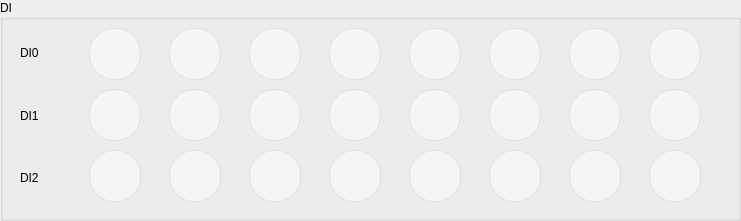
    <widget class="QGroupBox" name="groupBox_8">
     <property name="geometry">
      <rect>
       <x>750</x>
       <y>10</y>
       <width>741</width>
       <height>221</height>
      </rect>
     </property>
     <property name="title">
      <string>DI</string>
     </property>
     <widget class="QWidget" name="layoutWidget">
      <property name="geometry">
       <rect>
        <x>67</x>
        <y>25</y>
        <width>661</width>
        <height>181</height>
       </rect>
      </property>
      <layout class="QGridLayout" name="gridLayout_4">
       <item row="1" column="1">
        <widget class="QPushButton" name="pushButton_58">
         <property name="enabled">
          <bool>false</bool>
         </property>
         <property name="styleSheet">
          <string notr="true">QPushButton {
    /* 基础样式：浅灰圆形 */
    background-color: #f5f5f5;
    border: 1px solid #e0e0e0;
    border-radius: 25px;       /* 圆形关键：宽高相等时，半径设为一半 */
    min-width: 50px;
    min-height: 50px;
    max-width: 50px;
    max-height: 50px;
    font-size: 12px;
    color: #333333;            /* 文字颜色 */
}

/* 悬停状态：鼠标放上去时轻微变灰 */
QPushButton:hover {
    background-color: #e8e8e8;
    border: 1px solid #bdbdbd;
}


QPushButton:checked {
    background-color: #4caf50; /* 主绿色 */
    border: 1px solid #388e3c; /* 深绿色边框 */
    color: #ffffff;            /* 文字变白，更醒目 */
}

QPushButton:checked:hover {
    background-color: #388e3c;
}</string>
         </property>
         <property name="text">
          <string/>
         </property>
        </widget>
       </item>
       <item row="1" column="5">
        <widget class="QPushButton" name="pushButton_62">
         <property name="enabled">
          <bool>false</bool>
         </property>
         <property name="styleSheet">
          <string notr="true">QPushButton {
    /* 基础样式：浅灰圆形 */
    background-color: #f5f5f5;
    border: 1px solid #e0e0e0;
    border-radius: 25px;       /* 圆形关键：宽高相等时，半径设为一半 */
    min-width: 50px;
    min-height: 50px;
    max-width: 50px;
    max-height: 50px;
    font-size: 12px;
    color: #333333;            /* 文字颜色 */
}

/* 悬停状态：鼠标放上去时轻微变灰 */
QPushButton:hover {
    background-color: #e8e8e8;
    border: 1px solid #bdbdbd;
}


QPushButton:checked {
    background-color: #4caf50; /* 主绿色 */
    border: 1px solid #388e3c; /* 深绿色边框 */
    color: #ffffff;            /* 文字变白，更醒目 */
}

QPushButton:checked:hover {
    background-color: #388e3c;
}</string>
         </property>
         <property name="text">
          <string/>
         </property>
        </widget>
       </item>
       <item row="0" column="1">
        <widget class="QPushButton" name="pushButton_51">
         <property name="enabled">
          <bool>false</bool>
         </property>
         <property name="styleSheet">
          <string notr="true">QPushButton {
    /* 基础样式：浅灰圆形 */
    background-color: #f5f5f5;
    border: 1px solid #e0e0e0;
    border-radius: 25px;       /* 圆形关键：宽高相等时，半径设为一半 */
    min-width: 50px;
    min-height: 50px;
    max-width: 50px;
    max-height: 50px;
    font-size: 12px;
    color: #333333;            /* 文字颜色 */
}

/* 悬停状态：鼠标放上去时轻微变灰 */
QPushButton:hover {
    background-color: #e8e8e8;
    border: 1px solid #bdbdbd;
}


QPushButton:checked {
    background-color: #4caf50; /* 主绿色 */
    border: 1px solid #388e3c; /* 深绿色边框 */
    color: #ffffff;            /* 文字变白，更醒目 */
}

QPushButton:checked:hover {
    background-color: #388e3c;
}</string>
         </property>
         <property name="text">
          <string/>
         </property>
        </widget>
       </item>
       <item row="2" column="3">
        <widget class="QPushButton" name="pushButton_68">
         <property name="enabled">
          <bool>false</bool>
         </property>
         <property name="styleSheet">
          <string notr="true">QPushButton {
    /* 基础样式：浅灰圆形 */
    background-color: #f5f5f5;
    border: 1px solid #e0e0e0;
    border-radius: 25px;       /* 圆形关键：宽高相等时，半径设为一半 */
    min-width: 50px;
    min-height: 50px;
    max-width: 50px;
    max-height: 50px;
    font-size: 12px;
    color: #333333;            /* 文字颜色 */
}

/* 悬停状态：鼠标放上去时轻微变灰 */
QPushButton:hover {
    background-color: #e8e8e8;
    border: 1px solid #bdbdbd;
}


QPushButton:checked {
    background-color: #4caf50; /* 主绿色 */
    border: 1px solid #388e3c; /* 深绿色边框 */
    color: #ffffff;            /* 文字变白，更醒目 */
}

QPushButton:checked:hover {
    background-color: #388e3c;
}</string>
         </property>
         <property name="text">
          <string/>
         </property>
        </widget>
       </item>
       <item row="0" column="2">
        <widget class="QPushButton" name="pushButton_53">
         <property name="enabled">
          <bool>false</bool>
         </property>
         <property name="styleSheet">
          <string notr="true">QPushButton {
    /* 基础样式：浅灰圆形 */
    background-color: #f5f5f5;
    border: 1px solid #e0e0e0;
    border-radius: 25px;       /* 圆形关键：宽高相等时，半径设为一半 */
    min-width: 50px;
    min-height: 50px;
    max-width: 50px;
    max-height: 50px;
    font-size: 12px;
    color: #333333;            /* 文字颜色 */
}

/* 悬停状态：鼠标放上去时轻微变灰 */
QPushButton:hover {
    background-color: #e8e8e8;
    border: 1px solid #bdbdbd;
}


QPushButton:checked {
    background-color: #4caf50; /* 主绿色 */
    border: 1px solid #388e3c; /* 深绿色边框 */
    color: #ffffff;            /* 文字变白，更醒目 */
}

QPushButton:checked:hover {
    background-color: #388e3c;
}</string>
         </property>
         <property name="text">
          <string/>
         </property>
        </widget>
       </item>
       <item row="1" column="3">
        <widget class="QPushButton" name="pushButton_60">
         <property name="styleSheet">
          <string notr="true">QPushButton {
    /* 基础样式：浅灰圆形 */
    background-color: #f5f5f5;
    border: 1px solid #e0e0e0;
    border-radius: 25px;       /* 圆形关键：宽高相等时，半径设为一半 */
    min-width: 50px;
    min-height: 50px;
    max-width: 50px;
    max-height: 50px;
    font-size: 12px;
    color: #333333;            /* 文字颜色 */
}

/* 悬停状态：鼠标放上去时轻微变灰 */
QPushButton:hover {
    background-color: #e8e8e8;
    border: 1px solid #bdbdbd;
}


QPushButton:checked {
    background-color: #4caf50; /* 主绿色 */
    border: 1px solid #388e3c; /* 深绿色边框 */
    color: #ffffff;            /* 文字变白，更醒目 */
}

QPushButton:checked:hover {
    background-color: #388e3c;
}</string>
         </property>
         <property name="text">
          <string/>
         </property>
        </widget>
       </item>
       <item row="2" column="7">
        <widget class="QPushButton" name="pushButton_72">
         <property name="enabled">
          <bool>false</bool>
         </property>
         <property name="styleSheet">
          <string notr="true">QPushButton {
    /* 基础样式：浅灰圆形 */
    background-color: #f5f5f5;
    border: 1px solid #e0e0e0;
    border-radius: 25px;       /* 圆形关键：宽高相等时，半径设为一半 */
    min-width: 50px;
    min-height: 50px;
    max-width: 50px;
    max-height: 50px;
    font-size: 12px;
    color: #333333;            /* 文字颜色 */
}

/* 悬停状态：鼠标放上去时轻微变灰 */
QPushButton:hover {
    background-color: #e8e8e8;
    border: 1px solid #bdbdbd;
}


QPushButton:checked {
    background-color: #4caf50; /* 主绿色 */
    border: 1px solid #388e3c; /* 深绿色边框 */
    color: #ffffff;            /* 文字变白，更醒目 */
}

QPushButton:checked:hover {
    background-color: #388e3c;
}</string>
         </property>
         <property name="text">
          <string/>
         </property>
        </widget>
       </item>
       <item row="0" column="3">
        <widget class="QPushButton" name="pushButton_54">
         <property name="enabled">
          <bool>false</bool>
         </property>
         <property name="styleSheet">
          <string notr="true">QPushButton {
    /* 基础样式：浅灰圆形 */
    background-color: #f5f5f5;
    border: 1px solid #e0e0e0;
    border-radius: 25px;       /* 圆形关键：宽高相等时，半径设为一半 */
    min-width: 50px;
    min-height: 50px;
    max-width: 50px;
    max-height: 50px;
    font-size: 12px;
    color: #333333;            /* 文字颜色 */
}

/* 悬停状态：鼠标放上去时轻微变灰 */
QPushButton:hover {
    background-color: #e8e8e8;
    border: 1px solid #bdbdbd;
}


QPushButton:checked {
    background-color: #4caf50; /* 主绿色 */
    border: 1px solid #388e3c; /* 深绿色边框 */
    color: #ffffff;            /* 文字变白，更醒目 */
}

QPushButton:checked:hover {
    background-color: #388e3c;
}</string>
         </property>
         <property name="text">
          <string/>
         </property>
        </widget>
       </item>
       <item row="0" column="7">
        <widget class="QPushButton" name="pushButton_50">
         <property name="enabled">
          <bool>false</bool>
         </property>
         <property name="styleSheet">
          <string notr="true">QPushButton {
    /* 基础样式：浅灰圆形 */
    background-color: #f5f5f5;
    border: 1px solid #e0e0e0;
    border-radius: 25px;       /* 圆形关键：宽高相等时，半径设为一半 */
    min-width: 50px;
    min-height: 50px;
    max-width: 50px;
    max-height: 50px;
    font-size: 12px;
    color: #333333;            /* 文字颜色 */
}

/* 悬停状态：鼠标放上去时轻微变灰 */
QPushButton:hover {
    background-color: #e8e8e8;
    border: 1px solid #bdbdbd;
}


QPushButton:checked {
    background-color: #4caf50; /* 主绿色 */
    border: 1px solid #388e3c; /* 深绿色边框 */
    color: #ffffff;            /* 文字变白，更醒目 */
}

QPushButton:checked:hover {
    background-color: #388e3c;
}</string>
         </property>
         <property name="text">
          <string/>
         </property>
        </widget>
       </item>
       <item row="1" column="7">
        <widget class="QPushButton" name="pushButton_64">
         <property name="enabled">
          <bool>false</bool>
         </property>
         <property name="styleSheet">
          <string notr="true">QPushButton {
    /* 基础样式：浅灰圆形 */
    background-color: #f5f5f5;
    border: 1px solid #e0e0e0;
    border-radius: 25px;       /* 圆形关键：宽高相等时，半径设为一半 */
    min-width: 50px;
    min-height: 50px;
    max-width: 50px;
    max-height: 50px;
    font-size: 12px;
    color: #333333;            /* 文字颜色 */
}

/* 悬停状态：鼠标放上去时轻微变灰 */
QPushButton:hover {
    background-color: #e8e8e8;
    border: 1px solid #bdbdbd;
}


QPushButton:checked {
    background-color: #4caf50; /* 主绿色 */
    border: 1px solid #388e3c; /* 深绿色边框 */
    color: #ffffff;            /* 文字变白，更醒目 */
}

QPushButton:checked:hover {
    background-color: #388e3c;
}</string>
         </property>
         <property name="text">
          <string/>
         </property>
        </widget>
       </item>
       <item row="2" column="6">
        <widget class="QPushButton" name="pushButton_71">
         <property name="enabled">
          <bool>false</bool>
         </property>
         <property name="styleSheet">
          <string notr="true">QPushButton {
    /* 基础样式：浅灰圆形 */
    background-color: #f5f5f5;
    border: 1px solid #e0e0e0;
    border-radius: 25px;       /* 圆形关键：宽高相等时，半径设为一半 */
    min-width: 50px;
    min-height: 50px;
    max-width: 50px;
    max-height: 50px;
    font-size: 12px;
    color: #333333;            /* 文字颜色 */
}

/* 悬停状态：鼠标放上去时轻微变灰 */
QPushButton:hover {
    background-color: #e8e8e8;
    border: 1px solid #bdbdbd;
}


QPushButton:checked {
    background-color: #4caf50; /* 主绿色 */
    border: 1px solid #388e3c; /* 深绿色边框 */
    color: #ffffff;            /* 文字变白，更醒目 */
}

QPushButton:checked:hover {
    background-color: #388e3c;
}</string>
         </property>
         <property name="text">
          <string/>
         </property>
        </widget>
       </item>
       <item row="1" column="0">
        <widget class="QPushButton" name="pushButton_57">
         <property name="enabled">
          <bool>false</bool>
         </property>
         <property name="styleSheet">
          <string notr="true">QPushButton {
    /* 基础样式：浅灰圆形 */
    background-color: #f5f5f5;
    border: 1px solid #e0e0e0;
    border-radius: 25px;       /* 圆形关键：宽高相等时，半径设为一半 */
    min-width: 50px;
    min-height: 50px;
    max-width: 50px;
    max-height: 50px;
    font-size: 12px;
    color: #333333;            /* 文字颜色 */
}

/* 悬停状态：鼠标放上去时轻微变灰 */
QPushButton:hover {
    background-color: #e8e8e8;
    border: 1px solid #bdbdbd;
}


QPushButton:checked {
    background-color: #4caf50; /* 主绿色 */
    border: 1px solid #388e3c; /* 深绿色边框 */
    color: #ffffff;            /* 文字变白，更醒目 */
}

QPushButton:checked:hover {
    background-color: #388e3c;
}</string>
         </property>
         <property name="text">
          <string/>
         </property>
        </widget>
       </item>
       <item row="2" column="2">
        <widget class="QPushButton" name="pushButton_67">
         <property name="enabled">
          <bool>false</bool>
         </property>
         <property name="styleSheet">
          <string notr="true">QPushButton {
    /* 基础样式：浅灰圆形 */
    background-color: #f5f5f5;
    border: 1px solid #e0e0e0;
    border-radius: 25px;       /* 圆形关键：宽高相等时，半径设为一半 */
    min-width: 50px;
    min-height: 50px;
    max-width: 50px;
    max-height: 50px;
    font-size: 12px;
    color: #333333;            /* 文字颜色 */
}

/* 悬停状态：鼠标放上去时轻微变灰 */
QPushButton:hover {
    background-color: #e8e8e8;
    border: 1px solid #bdbdbd;
}


QPushButton:checked {
    background-color: #4caf50; /* 主绿色 */
    border: 1px solid #388e3c; /* 深绿色边框 */
    color: #ffffff;            /* 文字变白，更醒目 */
}

QPushButton:checked:hover {
    background-color: #388e3c;
}</string>
         </property>
         <property name="text">
          <string/>
         </property>
        </widget>
       </item>
       <item row="0" column="4">
        <widget class="QPushButton" name="pushButton_56">
         <property name="enabled">
          <bool>false</bool>
         </property>
         <property name="styleSheet">
          <string notr="true">QPushButton {
    /* 基础样式：浅灰圆形 */
    background-color: #f5f5f5;
    border: 1px solid #e0e0e0;
    border-radius: 25px;       /* 圆形关键：宽高相等时，半径设为一半 */
    min-width: 50px;
    min-height: 50px;
    max-width: 50px;
    max-height: 50px;
    font-size: 12px;
    color: #333333;            /* 文字颜色 */
}

/* 悬停状态：鼠标放上去时轻微变灰 */
QPushButton:hover {
    background-color: #e8e8e8;
    border: 1px solid #bdbdbd;
}


QPushButton:checked {
    background-color: #4caf50; /* 主绿色 */
    border: 1px solid #388e3c; /* 深绿色边框 */
    color: #ffffff;            /* 文字变白，更醒目 */
}

QPushButton:checked:hover {
    background-color: #388e3c;
}</string>
         </property>
         <property name="text">
          <string/>
         </property>
        </widget>
       </item>
       <item row="2" column="5">
        <widget class="QPushButton" name="pushButton_70">
         <property name="enabled">
          <bool>false</bool>
         </property>
         <property name="styleSheet">
          <string notr="true">QPushButton {
    /* 基础样式：浅灰圆形 */
    background-color: #f5f5f5;
    border: 1px solid #e0e0e0;
    border-radius: 25px;       /* 圆形关键：宽高相等时，半径设为一半 */
    min-width: 50px;
    min-height: 50px;
    max-width: 50px;
    max-height: 50px;
    font-size: 12px;
    color: #333333;            /* 文字颜色 */
}

/* 悬停状态：鼠标放上去时轻微变灰 */
QPushButton:hover {
    background-color: #e8e8e8;
    border: 1px solid #bdbdbd;
}


QPushButton:checked {
    background-color: #4caf50; /* 主绿色 */
    border: 1px solid #388e3c; /* 深绿色边框 */
    color: #ffffff;            /* 文字变白，更醒目 */
}

QPushButton:checked:hover {
    background-color: #388e3c;
}</string>
         </property>
         <property name="text">
          <string/>
         </property>
        </widget>
       </item>
       <item row="0" column="5">
        <widget class="QPushButton" name="pushButton_55">
         <property name="enabled">
          <bool>false</bool>
         </property>
         <property name="styleSheet">
          <string notr="true">QPushButton {
    /* 基础样式：浅灰圆形 */
    background-color: #f5f5f5;
    border: 1px solid #e0e0e0;
    border-radius: 25px;       /* 圆形关键：宽高相等时，半径设为一半 */
    min-width: 50px;
    min-height: 50px;
    max-width: 50px;
    max-height: 50px;
    font-size: 12px;
    color: #333333;            /* 文字颜色 */
}

/* 悬停状态：鼠标放上去时轻微变灰 */
QPushButton:hover {
    background-color: #e8e8e8;
    border: 1px solid #bdbdbd;
}


QPushButton:checked {
    background-color: #4caf50; /* 主绿色 */
    border: 1px solid #388e3c; /* 深绿色边框 */
    color: #ffffff;            /* 文字变白，更醒目 */
}

QPushButton:checked:hover {
    background-color: #388e3c;
}</string>
         </property>
         <property name="text">
          <string/>
         </property>
        </widget>
       </item>
       <item row="0" column="0">
        <widget class="QPushButton" name="pushButton_49">
         <property name="enabled">
          <bool>false</bool>
         </property>
         <property name="styleSheet">
          <string notr="true">QPushButton {
    /* 基础样式：浅灰圆形 */
    background-color: #f5f5f5;
    border: 1px solid #e0e0e0;
    border-radius: 25px;       /* 圆形关键：宽高相等时，半径设为一半 */
    min-width: 50px;
    min-height: 50px;
    max-width: 50px;
    max-height: 50px;
    font-size: 12px;
    color: #333333;            /* 文字颜色 */
}

/* 悬停状态：鼠标放上去时轻微变灰 */
QPushButton:hover {
    background-color: #e8e8e8;
    border: 1px solid #bdbdbd;
}


QPushButton:checked {
    background-color: #4caf50; /* 主绿色 */
    border: 1px solid #388e3c; /* 深绿色边框 */
    color: #ffffff;            /* 文字变白，更醒目 */
}

QPushButton:checked:hover {
    background-color: #388e3c;
}</string>
         </property>
         <property name="text">
          <string/>
         </property>
        </widget>
       </item>
       <item row="0" column="6">
        <widget class="QPushButton" name="pushButton_52">
         <property name="enabled">
          <bool>false</bool>
         </property>
         <property name="styleSheet">
          <string notr="true">QPushButton {
    /* 基础样式：浅灰圆形 */
    background-color: #f5f5f5;
    border: 1px solid #e0e0e0;
    border-radius: 25px;       /* 圆形关键：宽高相等时，半径设为一半 */
    min-width: 50px;
    min-height: 50px;
    max-width: 50px;
    max-height: 50px;
    font-size: 12px;
    color: #333333;            /* 文字颜色 */
}

/* 悬停状态：鼠标放上去时轻微变灰 */
QPushButton:hover {
    background-color: #e8e8e8;
    border: 1px solid #bdbdbd;
}


QPushButton:checked {
    background-color: #4caf50; /* 主绿色 */
    border: 1px solid #388e3c; /* 深绿色边框 */
    color: #ffffff;            /* 文字变白，更醒目 */
}

QPushButton:checked:hover {
    background-color: #388e3c;
}</string>
         </property>
         <property name="text">
          <string/>
         </property>
        </widget>
       </item>
       <item row="1" column="2">
        <widget class="QPushButton" name="pushButton_59">
         <property name="enabled">
          <bool>false</bool>
         </property>
         <property name="styleSheet">
          <string notr="true">QPushButton {
    /* 基础样式：浅灰圆形 */
    background-color: #f5f5f5;
    border: 1px solid #e0e0e0;
    border-radius: 25px;       /* 圆形关键：宽高相等时，半径设为一半 */
    min-width: 50px;
    min-height: 50px;
    max-width: 50px;
    max-height: 50px;
    font-size: 12px;
    color: #333333;            /* 文字颜色 */
}

/* 悬停状态：鼠标放上去时轻微变灰 */
QPushButton:hover {
    background-color: #e8e8e8;
    border: 1px solid #bdbdbd;
}


QPushButton:checked {
    background-color: #4caf50; /* 主绿色 */
    border: 1px solid #388e3c; /* 深绿色边框 */
    color: #ffffff;            /* 文字变白，更醒目 */
}

QPushButton:checked:hover {
    background-color: #388e3c;
}</string>
         </property>
         <property name="text">
          <string/>
         </property>
        </widget>
       </item>
       <item row="1" column="6">
        <widget class="QPushButton" name="pushButton_63">
         <property name="enabled">
          <bool>false</bool>
         </property>
         <property name="styleSheet">
          <string notr="true">QPushButton {
    /* 基础样式：浅灰圆形 */
    background-color: #f5f5f5;
    border: 1px solid #e0e0e0;
    border-radius: 25px;       /* 圆形关键：宽高相等时，半径设为一半 */
    min-width: 50px;
    min-height: 50px;
    max-width: 50px;
    max-height: 50px;
    font-size: 12px;
    color: #333333;            /* 文字颜色 */
}

/* 悬停状态：鼠标放上去时轻微变灰 */
QPushButton:hover {
    background-color: #e8e8e8;
    border: 1px solid #bdbdbd;
}


QPushButton:checked {
    background-color: #4caf50; /* 主绿色 */
    border: 1px solid #388e3c; /* 深绿色边框 */
    color: #ffffff;            /* 文字变白，更醒目 */
}

QPushButton:checked:hover {
    background-color: #388e3c;
}</string>
         </property>
         <property name="text">
          <string/>
         </property>
        </widget>
       </item>
       <item row="1" column="4">
        <widget class="QPushButton" name="pushButton_61">
         <property name="enabled">
          <bool>false</bool>
         </property>
         <property name="styleSheet">
          <string notr="true">QPushButton {
    /* 基础样式：浅灰圆形 */
    background-color: #f5f5f5;
    border: 1px solid #e0e0e0;
    border-radius: 25px;       /* 圆形关键：宽高相等时，半径设为一半 */
    min-width: 50px;
    min-height: 50px;
    max-width: 50px;
    max-height: 50px;
    font-size: 12px;
    color: #333333;            /* 文字颜色 */
}

/* 悬停状态：鼠标放上去时轻微变灰 */
QPushButton:hover {
    background-color: #e8e8e8;
    border: 1px solid #bdbdbd;
}


QPushButton:checked {
    background-color: #4caf50; /* 主绿色 */
    border: 1px solid #388e3c; /* 深绿色边框 */
    color: #ffffff;            /* 文字变白，更醒目 */
}

QPushButton:checked:hover {
    background-color: #388e3c;
}</string>
         </property>
         <property name="text">
          <string/>
         </property>
        </widget>
       </item>
       <item row="2" column="0">
        <widget class="QPushButton" name="pushButton_65">
         <property name="enabled">
          <bool>false</bool>
         </property>
         <property name="styleSheet">
          <string notr="true">QPushButton {
    /* 基础样式：浅灰圆形 */
    background-color: #f5f5f5;
    border: 1px solid #e0e0e0;
    border-radius: 25px;       /* 圆形关键：宽高相等时，半径设为一半 */
    min-width: 50px;
    min-height: 50px;
    max-width: 50px;
    max-height: 50px;
    font-size: 12px;
    color: #333333;            /* 文字颜色 */
}

/* 悬停状态：鼠标放上去时轻微变灰 */
QPushButton:hover {
    background-color: #e8e8e8;
    border: 1px solid #bdbdbd;
}


QPushButton:checked {
    background-color: #4caf50; /* 主绿色 */
    border: 1px solid #388e3c; /* 深绿色边框 */
    color: #ffffff;            /* 文字变白，更醒目 */
}

QPushButton:checked:hover {
    background-color: #388e3c;
}</string>
         </property>
         <property name="text">
          <string/>
         </property>
        </widget>
       </item>
       <item row="2" column="4">
        <widget class="QPushButton" name="pushButton_69">
         <property name="enabled">
          <bool>false</bool>
         </property>
         <property name="styleSheet">
          <string notr="true">QPushButton {
    /* 基础样式：浅灰圆形 */
    background-color: #f5f5f5;
    border: 1px solid #e0e0e0;
    border-radius: 25px;       /* 圆形关键：宽高相等时，半径设为一半 */
    min-width: 50px;
    min-height: 50px;
    max-width: 50px;
    max-height: 50px;
    font-size: 12px;
    color: #333333;            /* 文字颜色 */
}

/* 悬停状态：鼠标放上去时轻微变灰 */
QPushButton:hover {
    background-color: #e8e8e8;
    border: 1px solid #bdbdbd;
}


QPushButton:checked {
    background-color: #4caf50; /* 主绿色 */
    border: 1px solid #388e3c; /* 深绿色边框 */
    color: #ffffff;            /* 文字变白，更醒目 */
}

QPushButton:checked:hover {
    background-color: #388e3c;
}</string>
         </property>
         <property name="text">
          <string/>
         </property>
        </widget>
       </item>
       <item row="2" column="1">
        <widget class="QPushButton" name="pushButton_66">
         <property name="enabled">
          <bool>false</bool>
         </property>
         <property name="styleSheet">
          <string notr="true">QPushButton {
    /* 基础样式：浅灰圆形 */
    background-color: #f5f5f5;
    border: 1px solid #e0e0e0;
    border-radius: 25px;       /* 圆形关键：宽高相等时，半径设为一半 */
    min-width: 50px;
    min-height: 50px;
    max-width: 50px;
    max-height: 50px;
    font-size: 12px;
    color: #333333;            /* 文字颜色 */
}

/* 悬停状态：鼠标放上去时轻微变灰 */
QPushButton:hover {
    background-color: #e8e8e8;
    border: 1px solid #bdbdbd;
}


QPushButton:checked {
    background-color: #4caf50; /* 主绿色 */
    border: 1px solid #388e3c; /* 深绿色边框 */
    color: #ffffff;            /* 文字变白，更醒目 */
}

QPushButton:checked:hover {
    background-color: #388e3c;
}</string>
         </property>
         <property name="text">
          <string/>
         </property>
        </widget>
       </item>
      </layout>
     </widget>
     <widget class="QWidget" name="layoutWidget">
      <property name="geometry">
       <rect>
        <x>20</x>
        <y>25</y>
        <width>41</width>
        <height>181</height>
       </rect>
      </property>
      <layout class="QVBoxLayout" name="verticalLayout_3">
       <item>
        <widget class="QLabel" name="label_39">
         <property name="text">
          <string>DI0</string>
         </property>
        </widget>
       </item>
       <item>
        <widget class="QLabel" name="label_41">
         <property name="text">
          <string>DI1</string>
         </property>
        </widget>
       </item>
       <item>
        <widget class="QLabel" name="label_40">
         <property name="text">
          <string>DI2</string>
         </property>
        </widget>
       </item>
      </layout>
     </widget>
    </widget>
